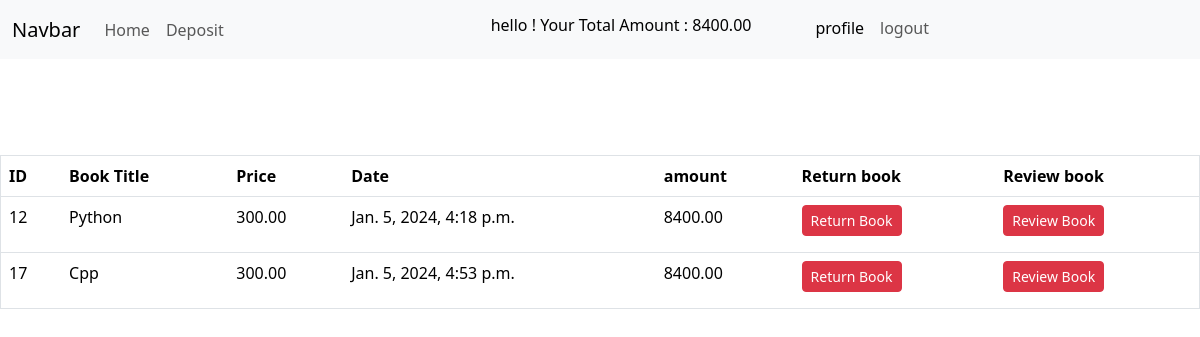
The page /accounts/profile/ (signed in) on the database its author committed.
### accounts/models.py (models this page shows, shortened)
class UserAccount(models.Model):
    balance = models.DecimalField(default= 0 , max_digits=12 ,decimal_places=2 )
    user = models.OneToOneField(User, related_name='useraccount', on_delete=models.CASCADE,blank=True,null=True)

### booklist/models.py (models this page shows, shortened)
class Books(models.Model):
    user = models.ForeignKey(User ,related_name='book' ,on_delete =models.CASCADE ,null=True,blank = True )
    category = models.ManyToManyField(Category,blank=True,null=True)
    title = models.CharField(max_length =200)
    description = models.TextField()
    image =models.ImageField(upload_to='booklist/media/uploads/')
    borrowing_price =models.DecimalField(default=0, max_digits=10, decimal_places=2,null=True,blank = True)
    borrow_date= models.DateTimeField(auto_now_add=True)

### accounts/views.py (the view)
# urls.py: path('profile/',views.Profile.as_view(), name='profile'),
class Profile(LoginRequiredMixin,ListView):
    template_name = 'page1/profile.html'
    model = Books
    context_object_name = 'data'
    def get_queryset(self):
        return Books.objects.filter(user =self.request.user)

### accounts/templates/page1/profile.html
{% extends "base.html" %}
{% block content %}
 <br>
 <br>
 <br>
 <br>
<table class="table border">
    <thead>
      <tr>
        <th scope="col">ID</th>
        <th scope="col">Book Title</th>
        <th scope="col">Price</th>
        <th scope="col">Date</th>
        <th scope="col">amount</th>
        <th scope="col">Return book</th>
        <th scope="col">Review book</th>
      </tr>
    </thead>
    <tbody>
      {% for dt in data %}
      <tr>
        <td>{{dt.id}}</td>
        <td>{{dt.title}}</td>
        <td>{{dt.borrowing_price}}</td>
        <td>{{dt.borrow_date}}</td>
        <td>{{request.user.useraccount.balance}}</td>
        <td><a href="{% url 'return_book' dt.id%}" class="btn btn-sm mb-2 btn-danger">Return Book</a> </td>
        <td><a href="{% url 'review' dt.id %}" class="btn btn-sm mb-2 btn-danger">Review Book</a> </td>
      </tr>
      {% endfor %}
    </tbody>
  </table>
{% endblock content %}

### templates/base.html (shortened to what this page needs)
<!doctype html>
<html lang="en">
    <head>
        <link
            href="https://cdn.jsdelivr.net/npm/bootstrap@5.3.2/dist/css/bootstrap.min.css"
            rel="stylesheet"
        />
    </head>
    <body>
        <nav class="navbar navbar-expand-lg bg-body-tertiary">
            <div class="container-fluid">
              <a class="navbar-brand" href="#">Navbar</a>
              <div class="collapse navbar-collapse" id="navbarSupportedContent">
                <ul class="navbar-nav me-auto mb-2 mb-lg-0">
                  <li class="nav-item">
                    <a class="nav-link " href="{% url 'homepage' %}">Home</a>
                  </li>
                  <li class="nav-item">
                    <a class="nav-link" href="{% url 'deposit' %}">Deposit</a>
                  </li>
                </ul>
                <ul class="navbar-nav me-auto mb-2 mb-lg-0">
                  <li class="nav-item me-5">
                    <h2 class="nav-link active"> hello ! Your Total Amount : {{ request.user.useraccount.balance }} </h2>
                  </li>
                    {% if user.is_authenticated %}
                    <li class="nav-item">
                        <a class="nav-link active" aria-current="page" href="{% url 'profile' %}">profile</a>
                      </li>
                      <li class="nav-item">
                        <a class="nav-link" href="{% url 'logout' %}">logout</a>
                      </li>
                    {%endif%}
                  </ul>
              </div>
            </div>
        </nav>
        {% block content %}
        {% endblock content %}
    </body>
</html>

### rows shown on the page
Books: id "12", title "Python", borrowing_price "300.00", borrow_date "Jan. 5, 2024, 4:18 p.m."
Books: id "17", title "Cpp", borrowing_price "300.00", borrow_date "Jan. 5, 2024, 4:53 p.m."

### other values the page prints
{{ request.user.useraccount.balance }} "8400.00"
